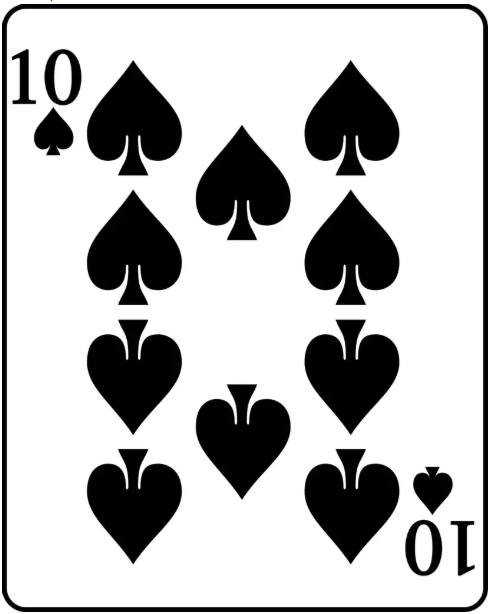
//> input picture Image/Picture1.png, 490 x 614 px
$ ./CannyEdge   (built with g++ and OpenCV 4)
//> lines starting //> are read from the running program, lines starting //| are printed output that depends on the picture
### Code/BilateraFilter/Header.h
#ifndef  _SPACTIAL_FILTERING_H_
#define _SPACTIAL_FILTERING_H_

#include <opencv2/opencv.hpp>
#include <iostream>
#include <vector>
using namespace std;
using namespace cv;

class BilateralFilter
{
public:
	static Mat ManualBilateralFilter(const cv::Mat& image, int kernelSize, double sigmaColor, double sigmaSpace);
private:
};

#endif //_SPACTIAL_FILTERING_H_

### Code/Spatial filter/HightPass/CannyEdge/CannyEdge.cpp
#include "Header.h"
#include <chrono>

int main()
{
    Mat image = imread("D:/FresherXavisTech/Image/Picture1.png", IMREAD_GRAYSCALE);
//> image: 614 rows x 490 cols, CV_8UC1; min 0, max 255, mean 186
    if (image.empty()) {
        std::cerr << "Cannot open the image!\n";
        return -1;
    }
    imshow("Original image", image);

    /**********************
    *       Open CV       *
    ***********************/
    Mat blurred_image, OpenCVCanny;
    GaussianBlur(image, blurred_image, cv::Size(5, 5), 1.4, 1.4);
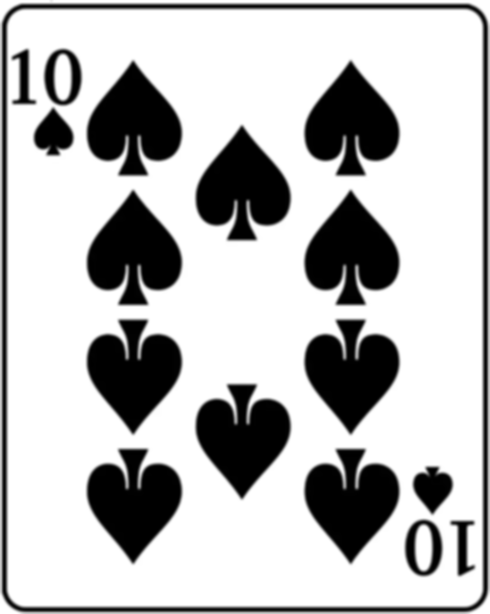
//> blurred_image: 614 rows x 490 cols, CV_8UC1; min 0, max 255, mean 185.9
    auto start = std::chrono::high_resolution_clock::now();
    Canny(blurred_image, OpenCVCanny, 50, 100, 3, true);
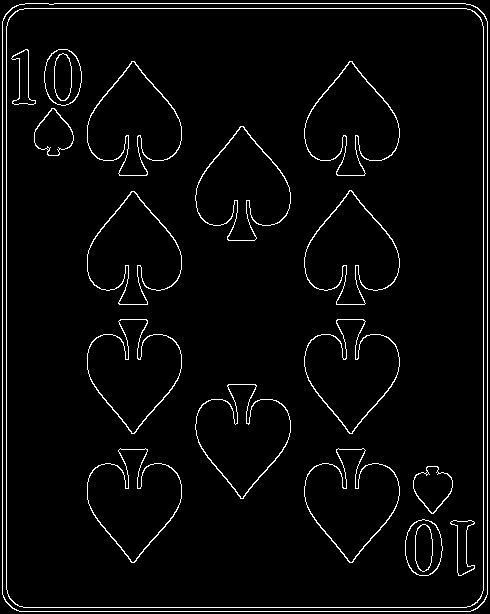
//> OpenCVCanny: 614 rows x 490 cols, CV_8UC1; 3.6% white in thin lines or dots
    auto end = std::chrono::high_resolution_clock::now();
    chrono::duration<double, std::milli> duration = end - start;
    cout << "Time openCV canny edge: " << duration.count() << " ms\n";
    imshow("OpenCV Canny Edges", OpenCVCanny);
    imwrite("D:/FresherXavisTech/Image/Result/CannyOpenCV.jpg", OpenCVCanny);

    /**********************
    *       Manual        *
    ***********************/
    start = std::chrono::high_resolution_clock::now();
//> (the run ends here: the program needs code that is not available in this run, at `Mat manualCanny = CannyEdge::CannyEdgeFilter(image, 50, 150);`)

$ run again, with Image/Picture2.png copied over Image/Picture1.png
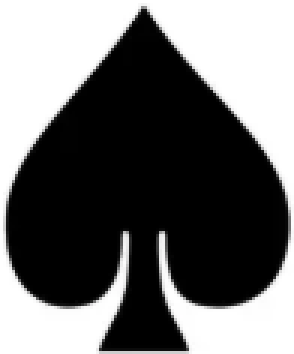
//> input picture Image/Picture2.png, 98 x 118 px (shown 3 times larger)
//> `GaussianBlur(image, blurred_image, cv::Size(5, 5), 1.4, 1.4);`:
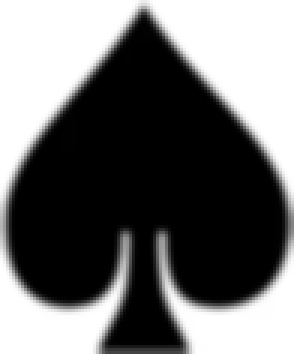
//> blurred_image: 118 rows x 98 cols, CV_8UC1 (shown 3 times larger); min 0, max 255, mean 109.9
//> `Canny(blurred_image, OpenCVCanny, 50, 100, 3, true);`:
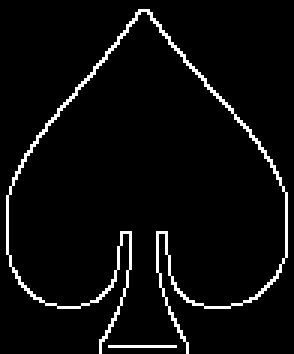
//> OpenCVCanny: 118 rows x 98 cols, CV_8UC1 (shown 3 times larger); 4.5% white in thin lines or dots
